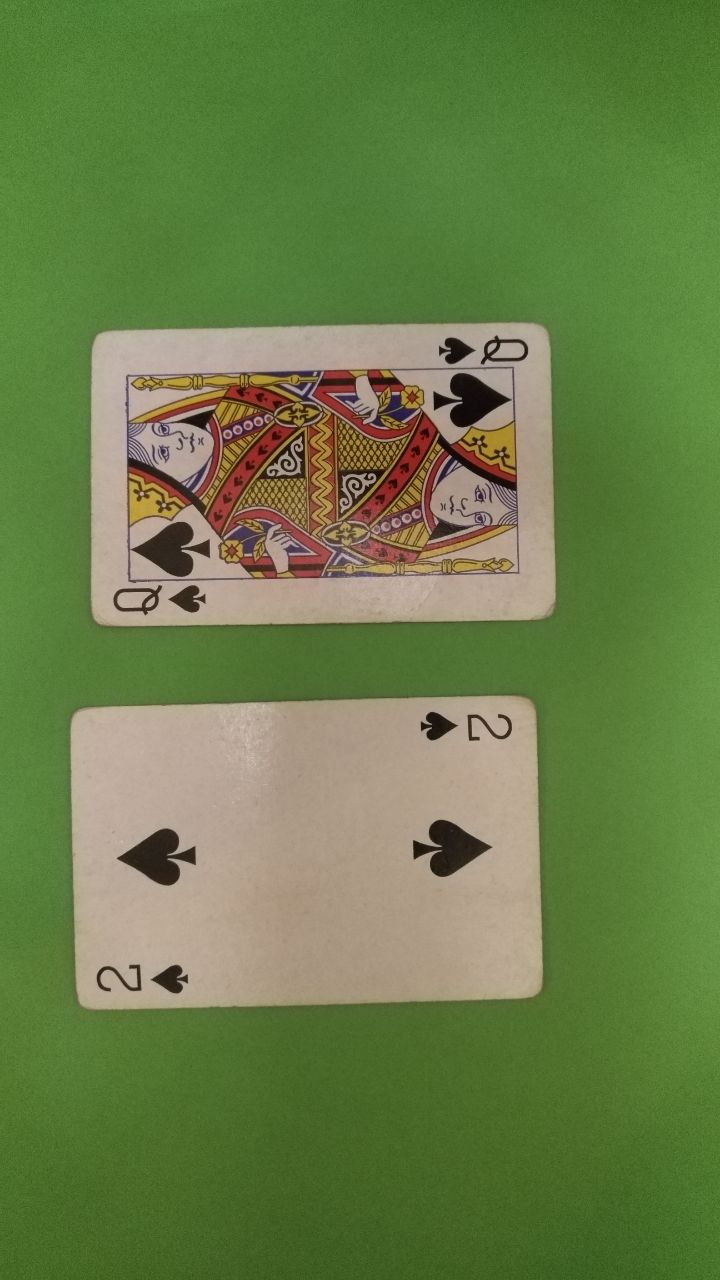
%> input picture img/img (5).jpg, 720 x 1280 px
$ octave new.m   (GNU Octave 9; MATLAB toolbox functions it lacks are replaced by stand-ins)
%> lines starting %> are read from the running program, lines starting %| are printed output that depends on the picture; in (x1, y1, x2, y2) boxes, pixels count from 0 and x2, y2 are one past the last pixel; in counts of white or black regions, pixels touching at a corner belong together; the program's own positions count from 1
close all, clear all, clc;
%%
img_name = 'separados/img (5).jpg';

% a color
I0 = imread(img_name,'jpg');
%> I0 is the input picture: size 1280x720x3 uint8; mean R, G, B 105.3, 126.1, 72
[M,N,P] = size(I0);
% graficar_img(I0, "Img. Original");

% en gris
I1 = rgb2gray(I0);
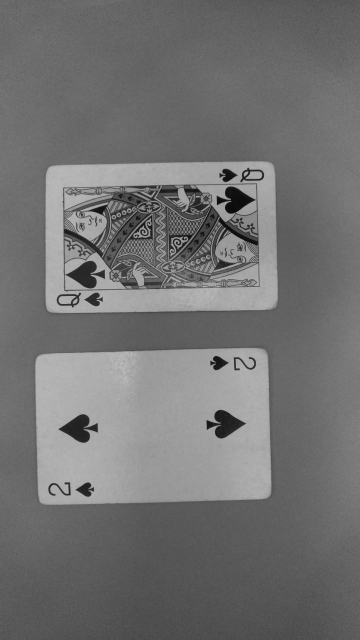
%> I1: size 1280x720 uint8 (shown at 1/2 size); min 2, max 198, mean 113.7
graficar_img(I1, "Img. gris");

% binarizar el gris
I2 = zeros(M,N);
mask1 = find(I1 >= 120);
%> mask1 = 240011 values from 204 to 921358
I2(mask1) = 255;
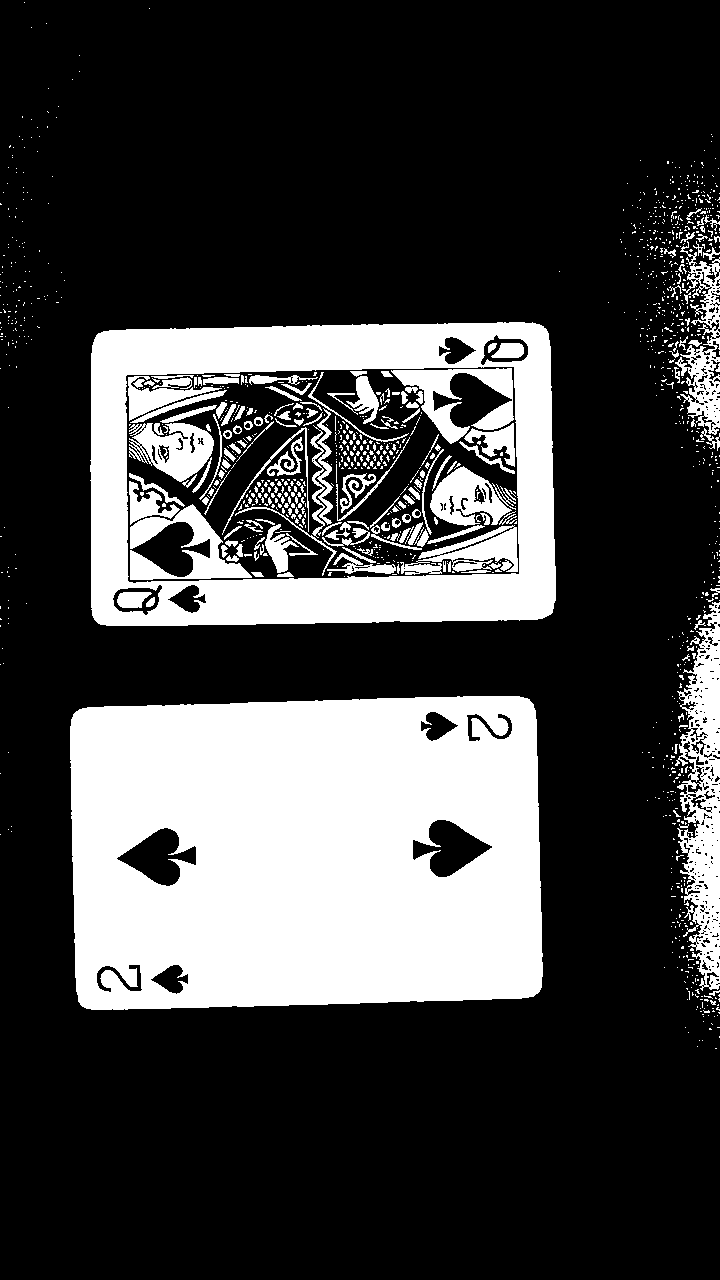
%> I2: size 1280x720 double; 26% white; 1258 white regions (1082 under 20 px), largest, box (x1, y1, x2, y2) and area: (70, 696, 543, 1010) 134839, (90, 322, 556, 626) 53509, (675, 602, 720, 991) 9422
% graficar_img(I2, "Img. gris + binarizada");

% diltate
I3 = imdilate(I2, strel('diamond',4));
%> I3: size 1280x720 double; 34.9% white; 91 white regions, largest, box (x1, y1, x2, y2) and area: (66, 692, 547, 1014) 144137, (86, 318, 560, 630) 131135, (651, 502, 720, 1042) 20107
% graficar_img(I3, "Dilate");

% encontrar objetos
[label_I3, n_I3] = bwlabel(I3, 8);
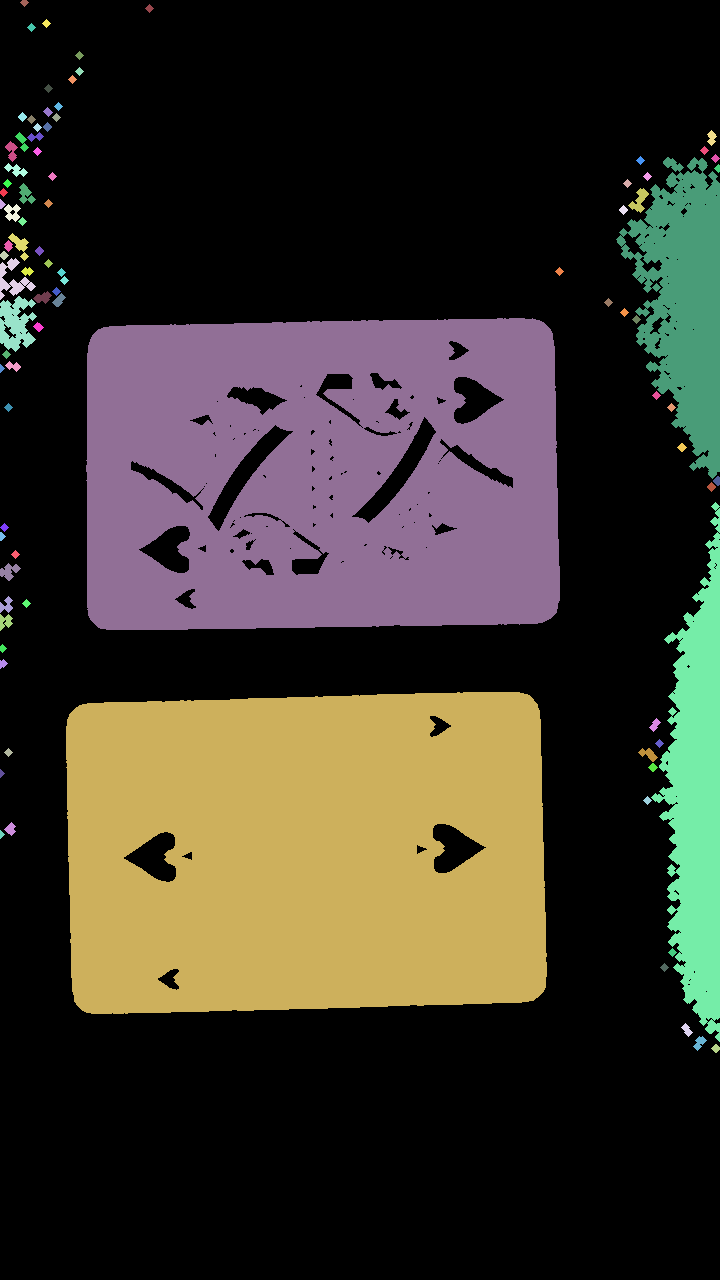
%> label_I3: size 1280x720 double; 92 distinct labels, from 0 to 91; one colour per label, 0 black
%> n_I3 = 91
for i = 1:n_I3
    objecto = find(label_I3 == i);
    [r,c] = find(label_I3 == i);
    objeto_actual = length(objecto);

    if(objeto_actual >= M*N*0.1)
        I4 = (label_I3 == i);
        I5 = I2 .* (I4 ./ 255);
    end
end
%> this loop made 91 passes
%> objeto_actual on passes 1 to 8: 40, 35, 49, 537, 1266, 25, 41, 34
%> I4: size 1280x720 logical; 14.2% white; 1 white region, box (x1, y1, x2, y2) and area: (86, 318, 560, 630) 131135
%> I5: size 1280x720 double; values 0 (black) and 1 (white), 9.7% white; 456 white regions (314 under 20 px), largest, box (x1, y1, x2, y2) and area: (90, 322, 556, 626) 53509, (130, 504, 252, 580) 3669, (391, 368, 514, 444) 3632
graficar_img(I5, "I5");

% invertir la imagen
I6 = ~I5*255;
graficar_img(I6, "I5");

% hallar elementos
I7 = bwareafilt(im2bw(I6,0.5),[50 2000]);
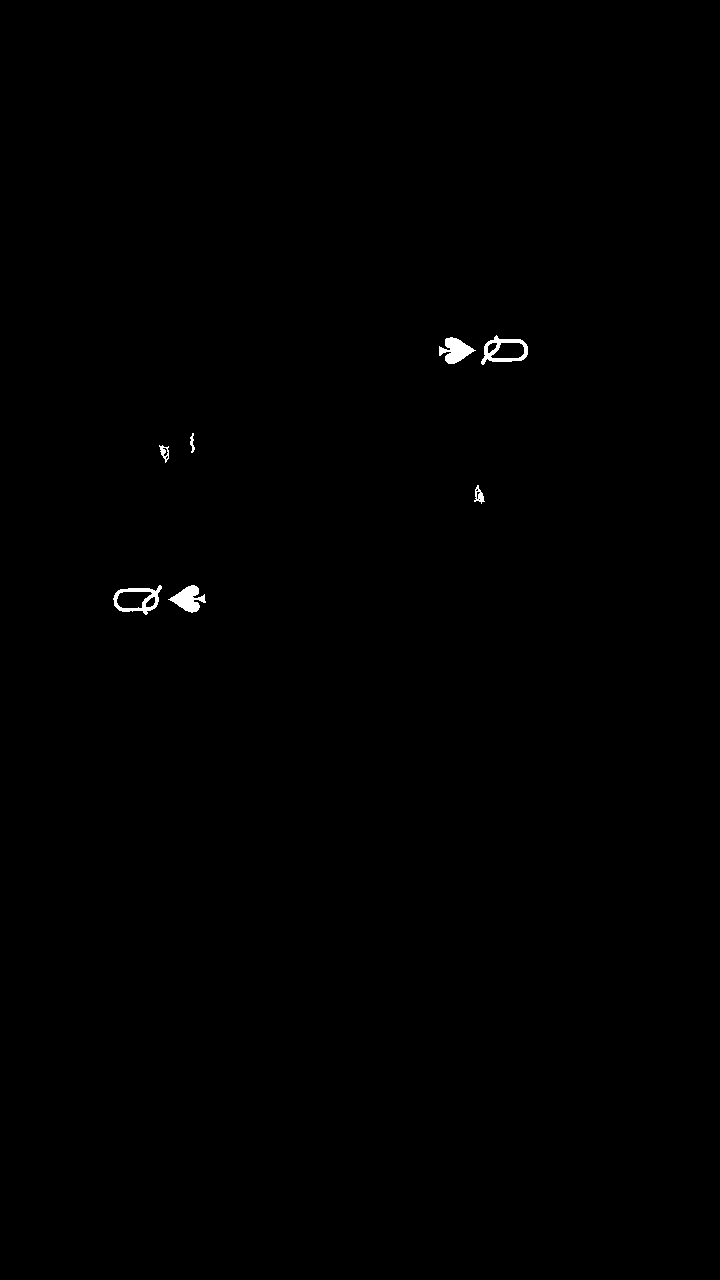
%> I7: size 1280x720 logical; 0.25% white; 7 white regions, largest, box (x1, y1, x2, y2) and area: (439, 337, 476, 364) 553, (168, 585, 206, 613) 550, (481, 335, 528, 365) 506
graficar_img(I7*255, "I7");


%%
function graficar_img(img, titulo)
    figure, imshow(img);
    title(titulo);
    impixelinfo;
end

$ run again, with img/img (1).jpg copied over img/img (5).jpg
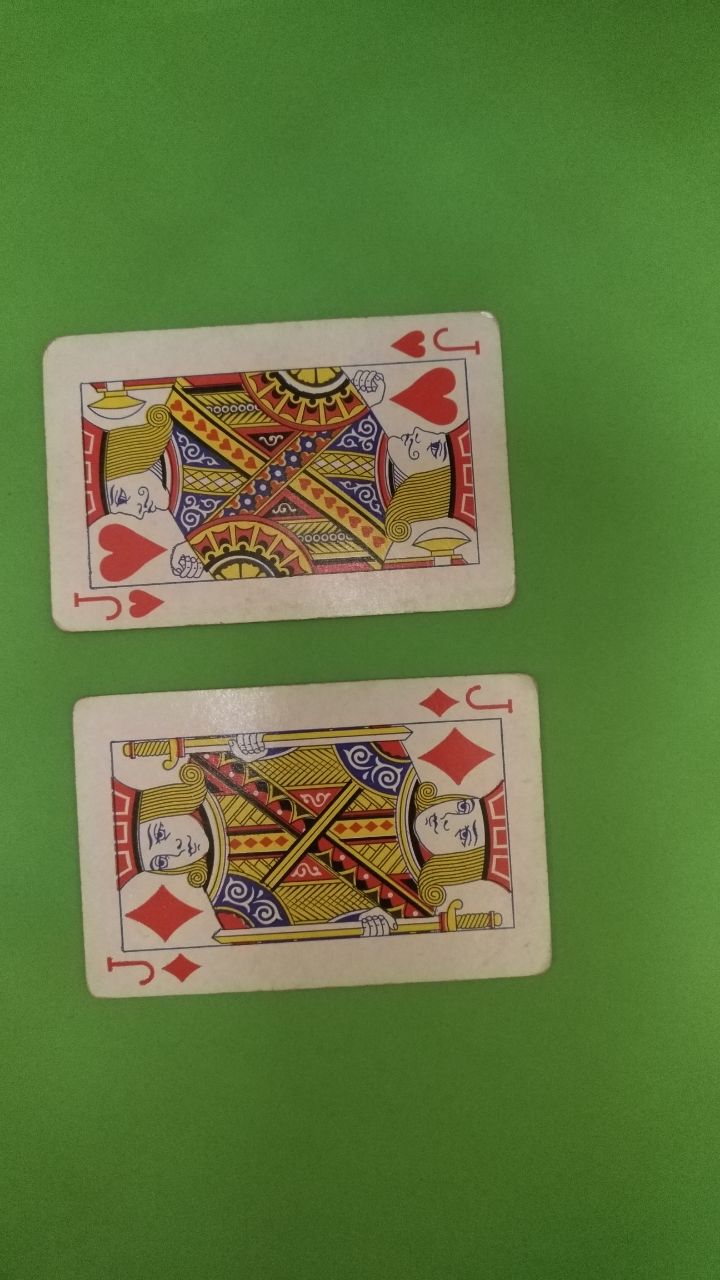
%> input picture img/img (1).jpg, 720 x 1280 px
%> I0 is the input picture: size 1280x720x3 uint8; mean R, G, B 98.2, 120.1, 63.2
%> mask1 = 187875 values from 534 to 921328
%> I2: size 1280x720 double; 20.4% white; 1141 white regions (777 under 20 px), largest, box (x1, y1, x2, y2) and area: (73, 674, 552, 998) 57407, (42, 311, 515, 632) 54713, (120, 871, 229, 951) 4472
%> I3: size 1280x720 double; 31.3% white; 52 white regions, largest, box (x1, y1, x2, y2) and area: (69, 670, 556, 1002) 138965, (38, 307, 519, 636) 133165, (676, 602, 720, 997) 8779
%> `[label_I3, n_I3] = bwlabel(I3, 8);`:
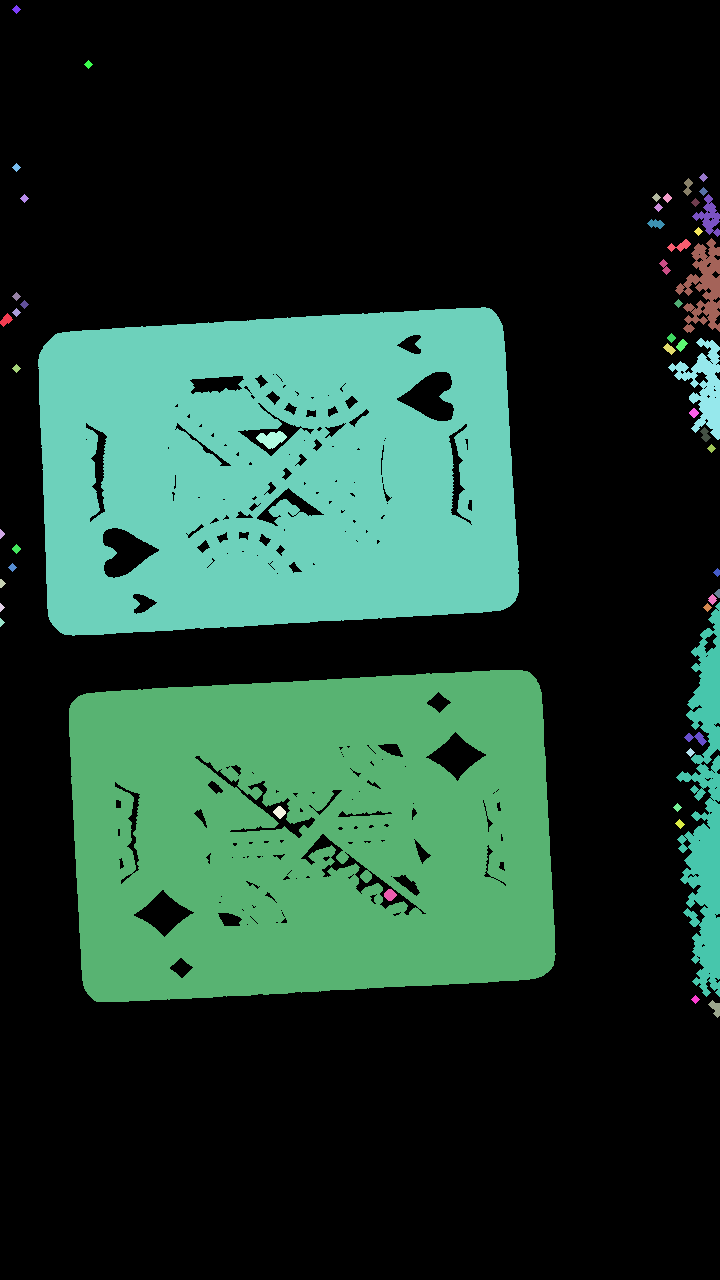
%> label_I3: size 1280x720 double; 53 distinct labels, from 0 to 52; one colour per label, 0 black
%> n_I3 = 52
%> the loop `for i = 1:n_I3` made 52 passes
%> objeto_actual on passes 1 to 8: 94, 30, 34, 25, 25, 41, 41, 41
%> I6: size 1280x720 double; 89.6% white; 392 black regions (209 under 20 px), largest, box (x1, y1, x2, y2) and area: (73, 674, 552, 998) 57407, (120, 871, 229, 951) 4472, (400, 719, 504, 798) 4387
%> `I7 = bwareafilt(im2bw(I6,0.5),[50 2000]);`:
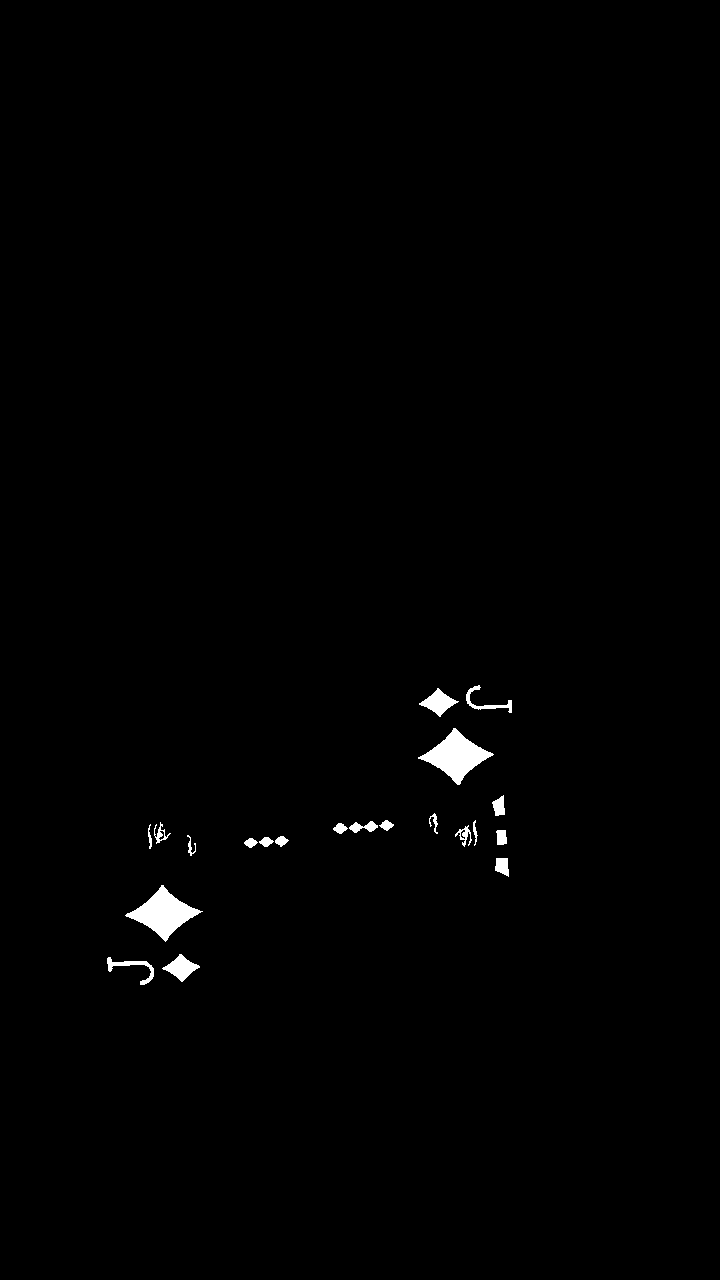
%> I7: size 1280x720 logical; 0.76% white; 21 white regions, largest, box (x1, y1, x2, y2) and area: (418, 728, 494, 785) 1855, (125, 885, 203, 942) 1838, (419, 688, 459, 717) 512
